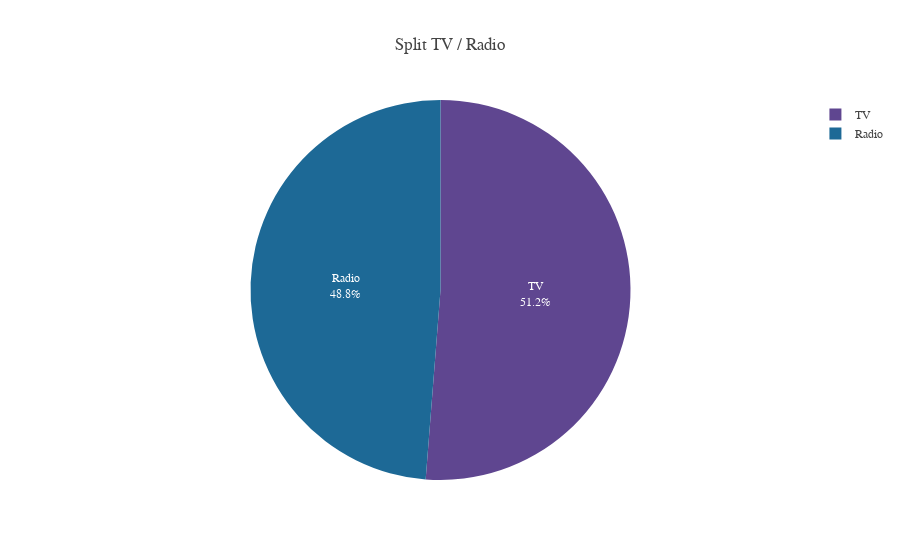

Notebook code for this chart:
### Code cell
show_piechart_split_tv_radio(data)

### Figure 1 — Plotly figure (JSON) as saved in the notebook; plotly's stock layout.template omitted (floating-point values rounded to 4 significant figures)
{"data": [{"domain": {"x": [0, 1], "y": [0, 1]}, "hovertemplate": "media=%{label}<br>count=%{value}<extra></extra>", "labels": ["TV", "Radio"], "legendgroup": "", "name": "", "showlegend": true, "textinfo": "percent+label", "textposition": "inside", "type": "pie", "values": [3809, 3624]}], "layout": {"legend": {"tracegroupgap": 0}, "title": {"text": "Split TV / Radio"}}}
